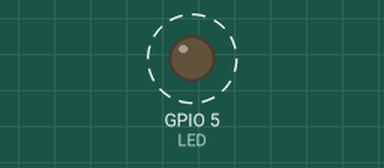
Recording of a sketch running on a simulated ESP32. On the bench: output pins drawn as LEDs (lit = HIGH). Dashed ring = blinking.

Above: at 0.2 s.
Timing chart, 0 to 3.0 s (numbered marks = the images above):
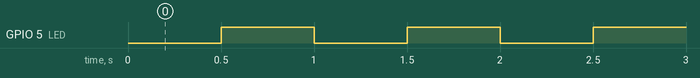

The sketch:

220523_ESP32_LED.ino
```cpp
#define LED 5

void setup() {
  pinMode(LED, OUTPUT);
}

void loop() {
  digitalWrite(LED, LOW);
  delay(500);
  digitalWrite(LED, HIGH);
  delay(500);
}
```

Measured:
- by itself, GPIO 5 (LED): alternates HIGH for 0.50 s and LOW for 0.50 s
